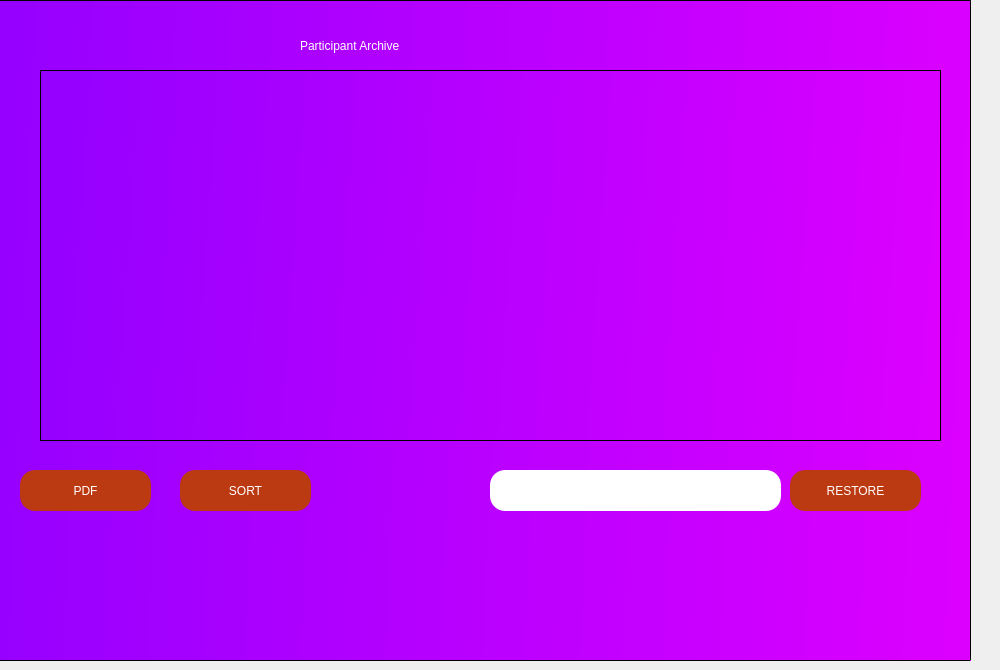
    <widget class="QWidget" name="tab_7">
     <attribute name="title">
      <string>Archive</string>
     </attribute>
     <widget class="QFrame" name="frame_10">
      <property name="geometry">
       <rect>
        <x>-20</x>
        <y>0</y>
        <width>991</width>
        <height>661</height>
       </rect>
      </property>
      <property name="styleSheet">
       <string notr="true">*{
	background-color: qlineargradient(spread:pad, x1:0, y1:0.733, x2:1, y2:0.761364, stop:0 rgba(149, 0, 255, 255), stop:1 rgba(220, 0, 255, 255));
}
QPushButton
{
background-color: rgb(188, 58, 18);

border-radius:60px;
}
QToolButton
{

background:#730b8f;
border-radius:60px;
}

QPushButton
{

color:white;
border-radius:15px;
}

QPushButton:hover
{

color:#730b8f;
background:white;
border-radius:15px;
}</string>
      </property>
      <property name="frameShape">
       <enum>QFrame::StyledPanel</enum>
      </property>
      <property name="frameShadow">
       <enum>QFrame::Raised</enum>
      </property>
      <widget class="QLabel" name="label_40">
       <property name="geometry">
        <rect>
         <x>320</x>
         <y>20</y>
         <width>411</width>
         <height>51</height>
        </rect>
       </property>
       <property name="styleSheet">
        <string notr="true">font: 16pt &quot;MS Shell Dlg 2&quot;;
font: 75 8pt &quot;Rockwell Nova&quot;;
color: white;
font: 28pt &quot;MS Shell Dlg 2&quot;;
background:transparent;</string>
       </property>
       <property name="text">
        <string>Participant Archive</string>
       </property>
      </widget>
      <widget class="QTableView" name="archive">
       <property name="geometry">
        <rect>
         <x>60</x>
         <y>70</y>
         <width>901</width>
         <height>371</height>
        </rect>
       </property>
       <property name="styleSheet">
        <string notr="true">QTableView { background:#7500af; color: white; };</string>
       </property>
      </widget>
      <widget class="QPushButton" name="sort_2">
       <property name="geometry">
        <rect>
         <x>200</x>
         <y>470</y>
         <width>131</width>
         <height>41</height>
        </rect>
       </property>
       <property name="text">
        <string>SORT</string>
       </property>
      </widget>
      <widget class="QLineEdit" name="lineEdit_2">
       <property name="geometry">
        <rect>
         <x>510</x>
         <y>470</y>
         <width>291</width>
         <height>41</height>
        </rect>
       </property>
       <property name="styleSheet">
        <string notr="true">background-color: rgb(255, 255, 255);
border-radius:15px;</string>
       </property>
      </widget>
      <widget class="QPushButton" name="pdf_2">
       <property name="geometry">
        <rect>
         <x>40</x>
         <y>470</y>
         <width>131</width>
         <height>41</height>
        </rect>
       </property>
       <property name="text">
        <string>PDF</string>
       </property>
      </widget>
      <widget class="QPushButton" name="restore">
       <property name="geometry">
        <rect>
         <x>810</x>
         <y>470</y>
         <width>131</width>
         <height>41</height>
        </rect>
       </property>
       <property name="text">
        <string>RESTORE</string>
       </property>
      </widget>
     </widget>
    </widget>
